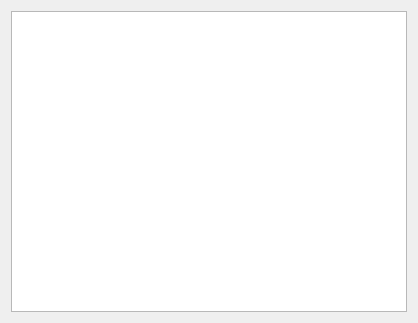
<?xml version="1.0" encoding="UTF-8"?>
<ui version="4.0">
 <class>Widget</class>
 <widget class="QWidget" name="Widget">
  <property name="geometry">
   <rect>
    <x>0</x>
    <y>0</y>
    <width>418</width>
    <height>323</height>
   </rect>
  </property>
  <property name="windowTitle">
   <string>Widget</string>
  </property>
  <layout class="QVBoxLayout" name="verticalLayout">
   <item>
    <widget class="QGraphicsView" name="graphicsView"/>
   </item>
  </layout>
 </widget>
 <resources/>
 <connections/>
</ui>
